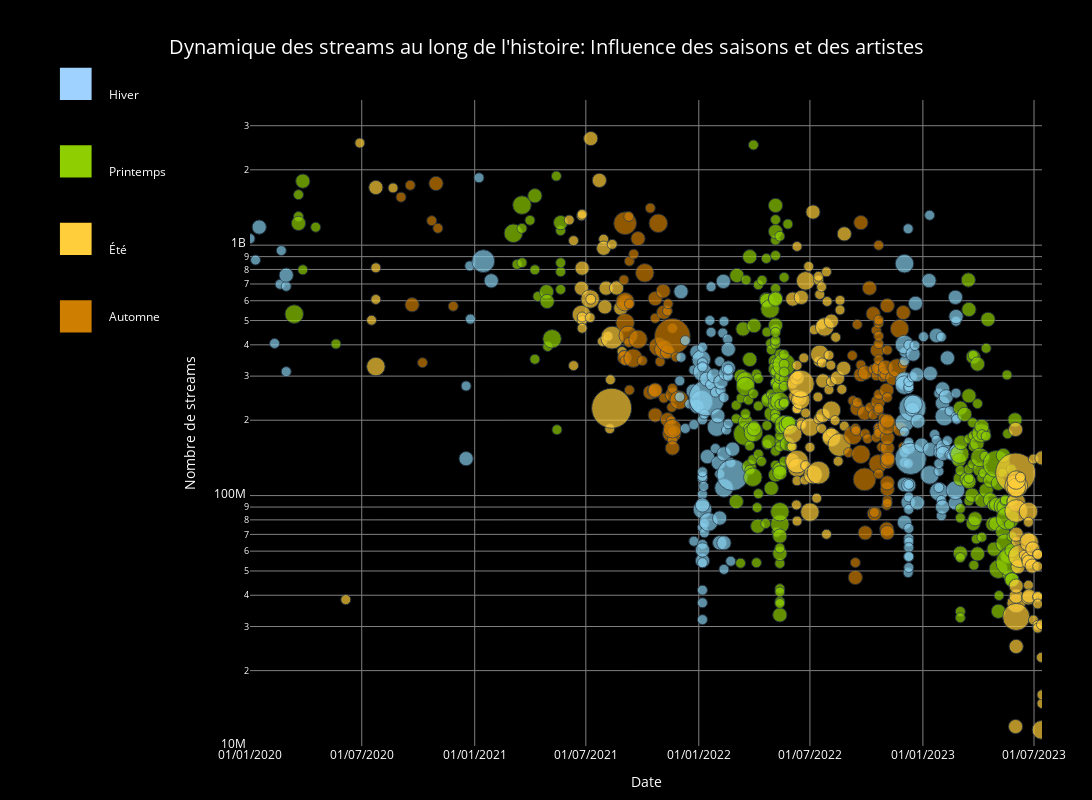

The notebook cell saved with this chart:
### Code cell
# Create figure
fig = go.Figure()

# Add scatter plot
fig.add_trace(go.Scatter(
    x=monthly_streams['date'],
    y=monthly_streams['streams'],
    mode='markers',
    marker=dict(
        color=monthly_streams['color'],
        size=marker_sizes,
        opacity=0.7,
        line=dict(width=1, color='#2c3e50')
    ),
    hovertemplate=(
        "Date: %{x|%d/%m/%Y}<br>"
        "Streams: %{y:,.0f}<br>"
        "Titre: %{customdata[0]}<br>"
        "Artiste: %{customdata[1]}<br>"
        "Nombre d'artistes: %{customdata[2]}<extra></extra>"
    ),
    customdata=monthly_streams[['track', 'artistname', 'artist_count']].values
))

# Add season legend
seasons = [
    ("Hiver", 'rgb(160,210,255)'),
    ("Printemps", 'rgb(143,206,0)'),
    ("Été", 'rgb(255,206,58)'),
    ("Automne", 'rgb(206,126,0)')
]

for i, (name, color) in enumerate(seasons):
    fig.add_shape(
        type="rect",
        x0=-0.24, x1=-0.2,
        y0=1.05 - i * 0.12,
        y1=1.0 - i * 0.12,
        fillcolor=color,
        line=dict(width=0),
        xref="paper", yref="paper"
    )
    fig.add_annotation(
        text=name,
        x=-0.18, y=1.025 - i * 0.12,
        xref="paper", yref="paper",
        showarrow=False,
        font=dict(color='white', size=12),
        align="left"
    )

# Update layout
fig.update_layout(
    title=dict(
        text="Dynamique des streams au long de l'histoire: Influence des saisons et des artistes",
        font=dict(size=20, color='white'),
        x=0.5, y=0.95
    ),
    xaxis=dict(
        title="Date",
        gridcolor='gray',
        showgrid=True,
        tickformat='%d/%m/%Y',
        range=['2020-01-01', monthly_streams['date'].max().strftime('%Y-%m-%d')],
        color='white'
    ),
    yaxis=dict(
        title="Nombre de streams",
        gridcolor='gray',
        showgrid=True,
        type='log',
        range=[np.log10(10_000_000), np.log10(3_800_000_000)],
        color='white'
    ),
    template='plotly_dark',
    plot_bgcolor='black',
    paper_bgcolor='black',
    hovermode='closest',
    height=800,
    width=1200,
    margin=dict(t=100, l=250, r=50, b=50)
)

fig.show()

### Figure 1 — Plotly figure (JSON) as saved in the notebook; plotly's stock layout.template omitted (floating-point values rounded to 4 significant figures; data arrays with more than 128 entries replaced by an {"elided": "..."} marker saying what was removed)
{"data": [{"customdata": {"elided": "947x3 mixed values"}, "hovertemplate": "Date: %{x|%d/%m/%Y}<br>Streams: %{y:,.0f}<br>Titre: %{customdata[0]}<br>Artiste: %{customdata[1]}<br>Nombre d'artistes: %{customdata[2]}<extra></extra>", "marker": {"color": {"elided": "947 str values"}, "line": {"color": "#2c3e50", "width": 1}, "opacity": 0.7, "size": {"elided": "947 float values"}}, "mode": "markers", "type": "scatter", "x": {"elided": "947 str values"}, "y": {"elided": "947 int values"}}], "layout": {"annotations": [{"align": "left", "font": {"color": "white", "size": 12}, "showarrow": false, "text": "Hiver", "x": -0.18, "xref": "paper", "y": 1.025, "yref": "paper"}, {"align": "left", "font": {"color": "white", "size": 12}, "showarrow": false, "text": "Printemps", "x": -0.18, "xref": "paper", "y": 0.905, "yref": "paper"}, {"align": "left", "font": {"color": "white", "size": 12}, "showarrow": false, "text": "Été", "x": -0.18, "xref": "paper", "y": 0.785, "yref": "paper"}, {"align": "left", "font": {"color": "white", "size": 12}, "showarrow": false, "text": "Automne", "x": -0.18, "xref": "paper", "y": 0.665, "yref": "paper"}], "height": 800, "hovermode": "closest", "margin": {"b": 50, "l": 250, "r": 50, "t": 100}, "paper_bgcolor": "black", "plot_bgcolor": "black", "shapes": [{"fillcolor": "rgb(160,210,255)", "line": {"width": 0}, "type": "rect", "x0": -0.24, "x1": -0.2, "xref": "paper", "y0": 1.05, "y1": 1, "yref": "paper"}, {"fillcolor": "rgb(143,206,0)", "line": {"width": 0}, "type": "rect", "x0": -0.24, "x1": -0.2, "xref": "paper", "y0": 0.93, "y1": 0.88, "yref": "paper"}, {"fillcolor": "rgb(255,206,58)", "line": {"width": 0}, "type": "rect", "x0": -0.24, "x1": -0.2, "xref": "paper", "y0": 0.81, "y1": 0.76, "yref": "paper"}, {"fillcolor": "rgb(206,126,0)", "line": {"width": 0}, "type": "rect", "x0": -0.24, "x1": -0.2, "xref": "paper", "y0": 0.69, "y1": 0.64, "yref": "paper"}], "title": {"font": {"color": "white", "size": 20}, "text": "Dynamique des streams au long de l'histoire: Influence des saisons et des artistes", "x": 0.5, "y": 0.95}, "width": 1200, "xaxis": {"color": "white", "gridcolor": "gray", "range": ["2020-01-01", "2023-07-14"], "showgrid": true, "tickformat": "%d/%m/%Y", "title": {"text": "Date"}}, "yaxis": {"color": "white", "gridcolor": "gray", "range": [7, 9.58], "showgrid": true, "title": {"text": "Nombre de streams"}, "type": "log"}}}
